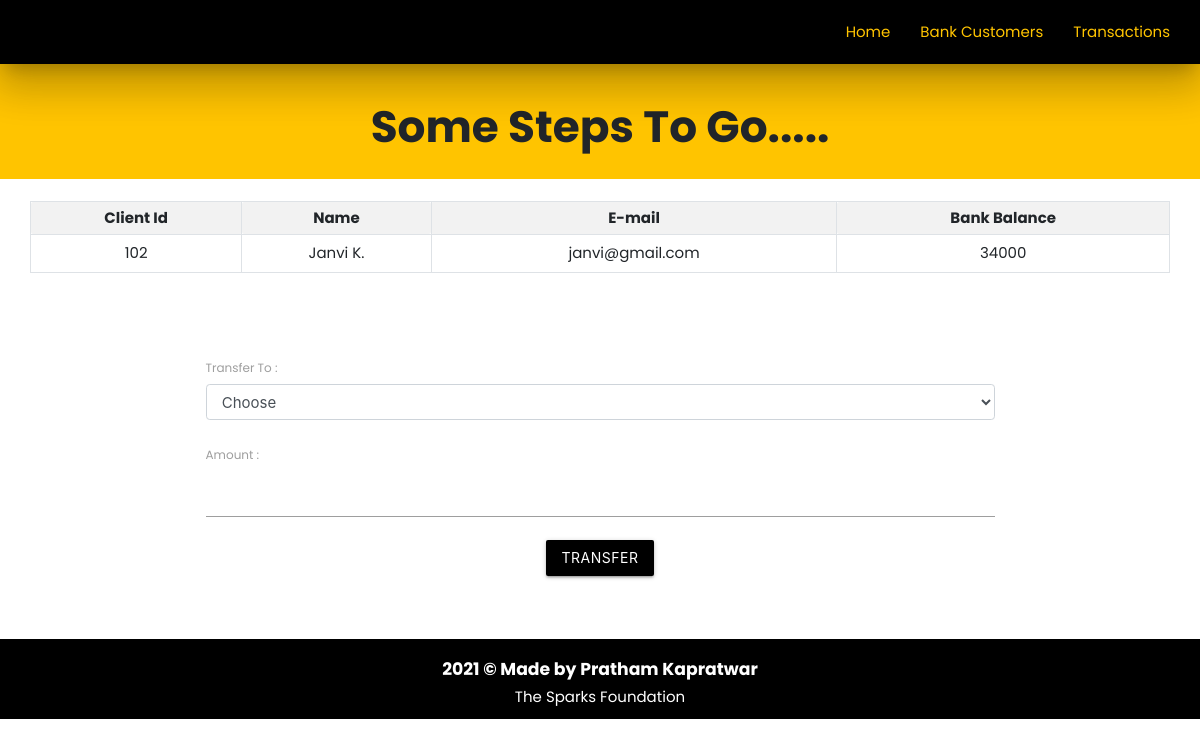
Screenshot of /php/userdetails.php?c_id=102 with the database file from the repository.
### tables this page shows
CREATE TABLE `clients` (
  `c_id` int(3) NOT NULL,
  `c_name` varchar(20) NOT NULL,
  `c_mail` varchar(20) DEFAULT NULL,
  `c_balance` int(10) NOT NULL
);

### php/userdetails.php (the view, shortened to what this page needs)
<!DOCTYPE html>
<html lang="en">
<head>
    <link rel="stylesheet" href="https://maxcdn.bootstrapcdn.com/bootstrap/4.0.0/css/bootstrap.min.css">
    <link rel="stylesheet" href="../css/style.css">
    <link rel="stylesheet" href="https://cdnjs.cloudflare.com/ajax/libs/materialize/1.0.0/css/materialize.min.css">
</head>
<body>
    <?php
    include 'navbar.php';
    ?>
    <div class="center mt-0 #ffab00 amber accent-3">
        <h3><b>Some Steps To Go.....</b></h3>
    </div>
    <div class="container-fluid">
        <?php
        include './connection.php';
        if (isset($_REQUEST['c_id'])) {
            $sid = $_GET['c_id'];
            $sql = "SELECT * FROM  clients where c_id=$sid";
            $result = mysqli_query($conn, $sql);
            $rows = mysqli_fetch_assoc($result);
        }
        ?>
        <form method="post" name="tcredit" class="tabletext"><br>
            <div class="container-fluid">
                <table class="table table-sm table-striped table-condensed table-bordered">
                    <tr>
                        <th class="text-center">Client Id</th>
                        <th class="text-center">Name</th>
                        <th class="text-center">E-mail</th>
                        <th class="text-center">Bank Balance</th>
                    </tr>
                    <tr>
                        <td class="center py-2"><?php echo (isset($rows['c_id']) ? $rows['c_id'] : ''); ?></td>
                        <td class="center py-2"><?php echo (isset($rows['c_name']) ? $rows['c_name'] : ''); ?></td>
                        <td class="center py-2"><?php echo (isset($rows['c_mail']) ? $rows['c_mail'] : ''); ?></td>
                        <td class="center py-2"><?php echo (isset($rows['c_balance']) ? $rows['c_balance'] : ''); ?></td>
                    </tr>
                </table>
            </div>
            <div class="container">
                <br><br><br>
                <label for="to">Transfer To : </label>
                <select id="to" name="to" class="form-control" required>
                    <option value="" disabled selected>Choose</option>
            </div>
            <br>
            <label for="amount">Amount : </label>
            <input type="number" class="form-control" name="amount" id="amount" required>
            <div class="text-center">
                <button class="btn mt-3 waves-effect black" name="submit" type="submit" id="myBtn">Transfer</button>
            </div>
            <br>
        </form>
    </div>
    <footer class="center footer">
        <h6 class="info"><b>2021 © Made by Pratham Kapratwar</b></h6>
        The Sparks Foundation
    </footer>
</body>
</html>

### css/style.css (style rules this page uses)
body { font-family: Poppins; margin: 0; }
.waves-effect { margin-top: 30px; }
.footer { color: white; background: rgb(0, 0, 0); margin-bottom: 0; bottom: 0; padding: 10px; }
.info { font-weight: 500; }

### php/userdetails.php (style rules this page uses)
.mt-0 { padding: 10px; top: 0; }
* { font-family: Poppins; }
.footer { margin-top: 40px; }

### rows the page displays
clients: c_id "102", c_name "Janvi K.", c_mail "janvi@gmail.com", c_balance "34000"
